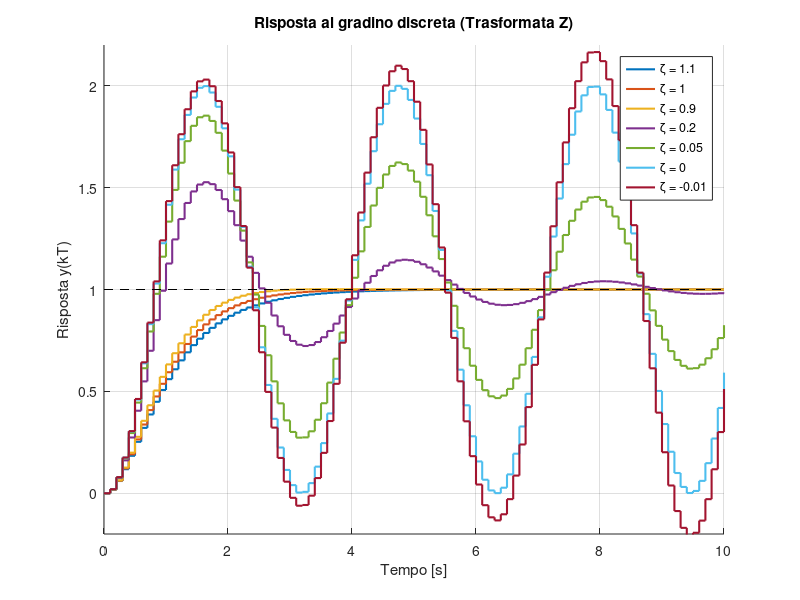
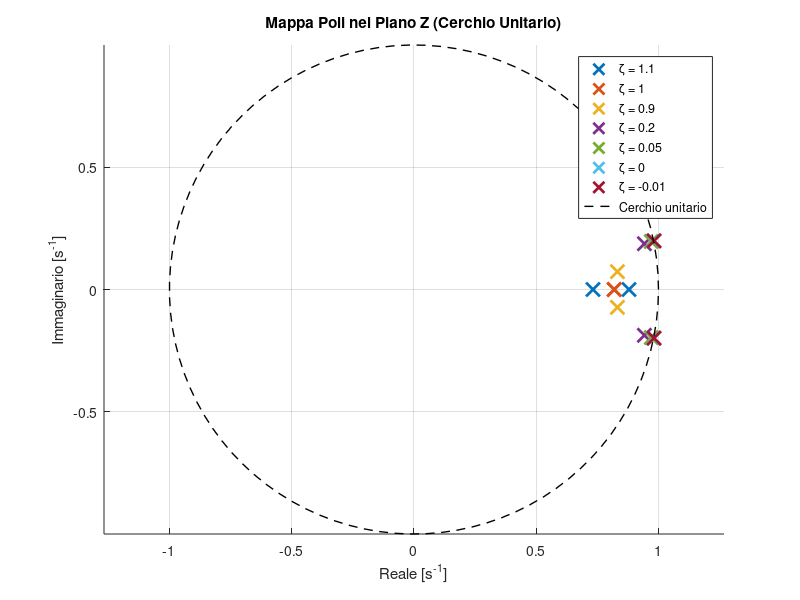

Here is the MATLAB script that generated these plots, in order:
% Risposta al gradino del secondo ordine nel tempo discreto
clear; clc; close all;

Ts = 0.1;           % Tempo di campionamento
t_final = 10;
zetas = [1.1, 1, 0.9, 0.2, 0.05, 0, -0.01];
wn = 2;             % Pulsazione naturale

figure(1); hold on; grid on;

for z = zetas
    % Creiamo il sistema continuo e lo discretizziamo
    sys_c = tf(wn^2, [1, 2*z*wn, wn^2]);
    sys_d = c2d(sys_c, Ts, 'zoh'); % Discretizzazione Zero-Order Hold
    
    [y, t_out] = step(sys_d, t_final);
    
    stairs(t_out, y, 'LineWidth', 1.5, 'DisplayName', ['\zeta = ', num2str(z)]);
end

line([0 t_final], [1 1], 'Color', 'k', 'LineStyle', '--', 'HandleVisibility', 'off');
xlabel('Tempo [s]');
ylabel('Risposta y(kT)');
title('Risposta al gradino discreta (Trasformata Z)');
legend('Location', 'best');
ylim([-0.2 2.2]);


% Visualizzazione stabilità nel piano Z
figure(2);
hold on;

% Disegna il cerchio unitario (limite di stabilità)
theta = linspace(0, 2*pi, 100);

for z = zetas 
    sys_c = tf(wn^2, [1, 2*z*wn, wn^2]);
    sys_d = c2d(sys_c, Ts);
    
    [poles, ~] = pzmap(sys_d);
    plot(real(poles), imag(poles), 'x', 'LineWidth', 2, 'MarkerSize', 10, ...
         'DisplayName', ['\zeta = ', num2str(z)]);
end
plot(cos(theta), sin(theta), 'k--', 'LineWidth', 1, 'DisplayName','Cerchio unitario');

axis equal;
xlabel('Reale [s^{-1}]');
ylabel('Immaginario [s^{-1}]');
title('Mappa Poli nel Piano Z (Cerchio Unitario)');
legend;
grid on;
